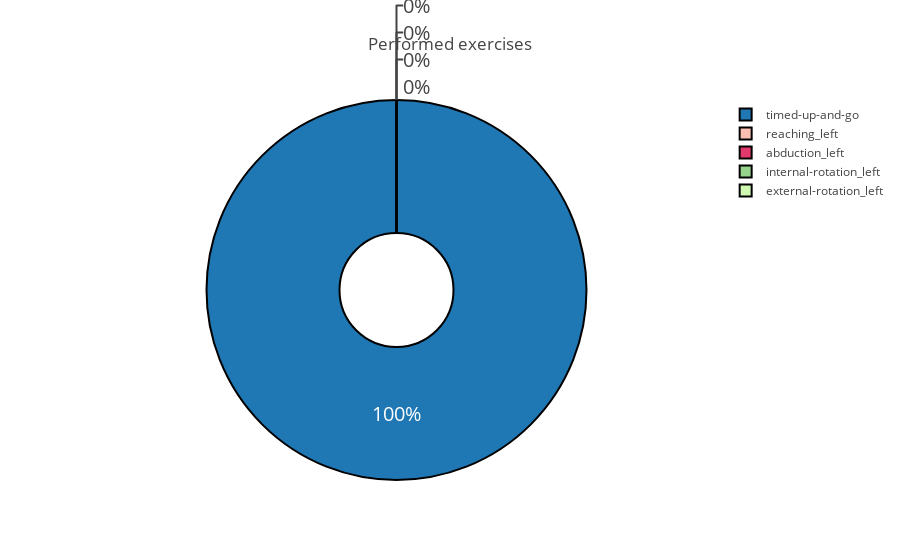

The notebook cell this image was saved under:
### Markdown cell above
Gli esercizi svolti dal paziente nei mesi in analisi sono raggruppati come segue:

### Code cell
labels = ["reaching_left","abduction_left","internal-rotation_left","external-rotation_left","timed-up-and-go"]
values = [tagex.count("reaching_left"), tagex.count("abduction_left"), tagex.count("internal_rotation_left"), 
          tagex.count("external_rotation_left"), tagex.count("tug")]
colors = ['#FEBFB3', '#E1396C', '#96D38C', '#D0F9B1']

trace = go.Pie(labels=labels, values=values,
               #hoverinfo='label+percent', textinfo='value', 
               textfont=dict(size=20),
               marker=dict(colors=colors, 
                           line=dict(color='#000000', width=2)),
               hoverinfo="label+percent+value",
               hole=0.3
              )
layout = go.Layout(
        title="Performed exercises",
)
data = [trace]
fig = go.Figure(data=data,layout=layout)
iplot(fig)

### Figure 1 — Plotly figure (JSON) as saved in the notebook; plotly's stock layout.template omitted (floating-point values rounded to 4 significant figures)
{"data": [{"hole": 0.3, "hoverinfo": "label+percent+value", "labels": ["reaching_left", "abduction_left", "internal-rotation_left", "external-rotation_left", "timed-up-and-go"], "marker": {"colors": ["#FEBFB3", "#E1396C", "#96D38C", "#D0F9B1"], "line": {"color": "#000000", "width": 2}}, "textfont": {"size": 20}, "type": "pie", "uid": "f68ce0f6-d75e-4752-b00a-f062b50f4380", "values": [0, 0, 0, 0, 1]}], "layout": {"title": {"text": "Performed exercises"}}}
